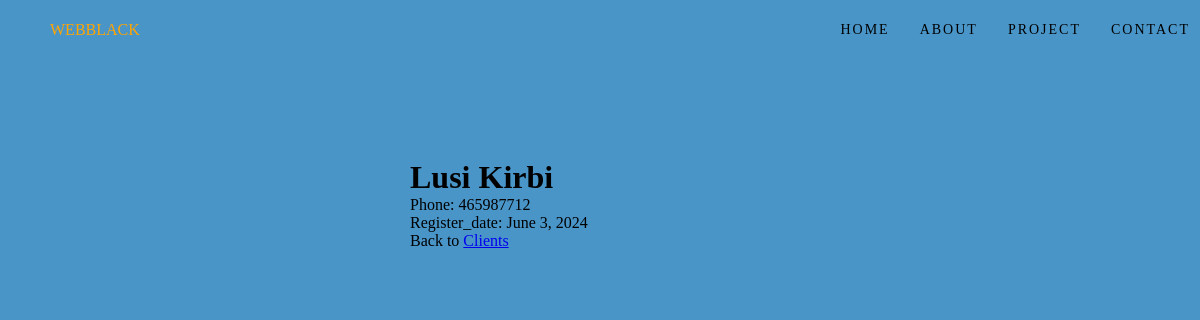
Screenshot of /clients/details/8 with the database file from the repository.
### clients/models.py (models this page shows, shortened)
class Client(models.Model):
    firstname = models.CharField(max_length=255)
    lastname = models.CharField(max_length=255)
    phone = models.IntegerField(null=True)
    register_date = models.DateField(null=True)

### clients/views.py (the view)
# urls.py: path('clients/details/<int:id>', views.details, name='details'),
def details(request, id):
    client = Client.objects.get(id=id)
    template = loader.get_template('details.html')
    context = {
        'client': client,
    }
    return HttpResponse(template.render(context, request))

### clients/templates/details.html (shortened to what this page needs)
{% extends "master.html" %}
{% block content %}
    <h1>{{ client.firstname}} {{ client.lastname}}</h1>
    <p>Phone: {{ client.phone}}</p>
    <p>Register_date: {{ client.register_date}}</p>
    <p>Back to <a href="/clients">Clients</a></p>
{% endblock %}

### clients/static/css/style.css (style rules this page uses)
body { background-color: #4995c8; }

### rows the page displays
Client: firstname "Lusi", lastname "Kirbi", phone "465987712", register_date "June 3, 2024"
